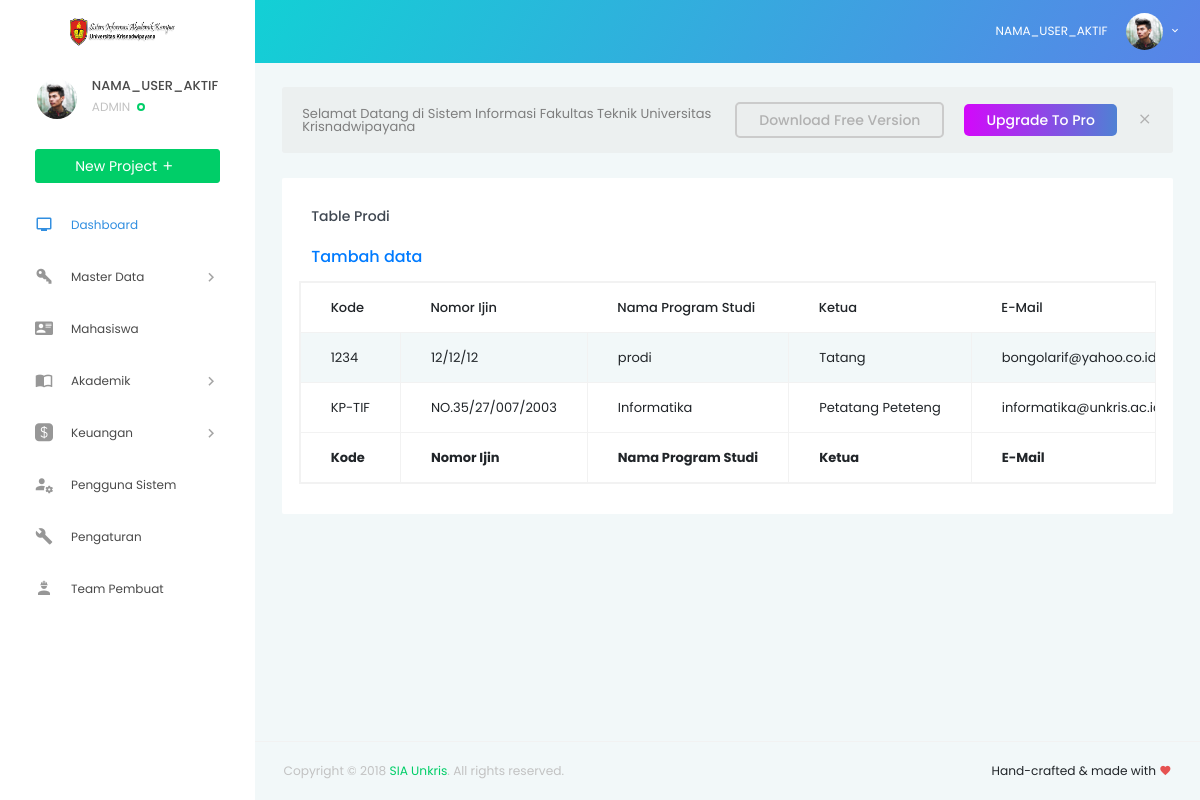
The app's page /prodi/index.php, older data.
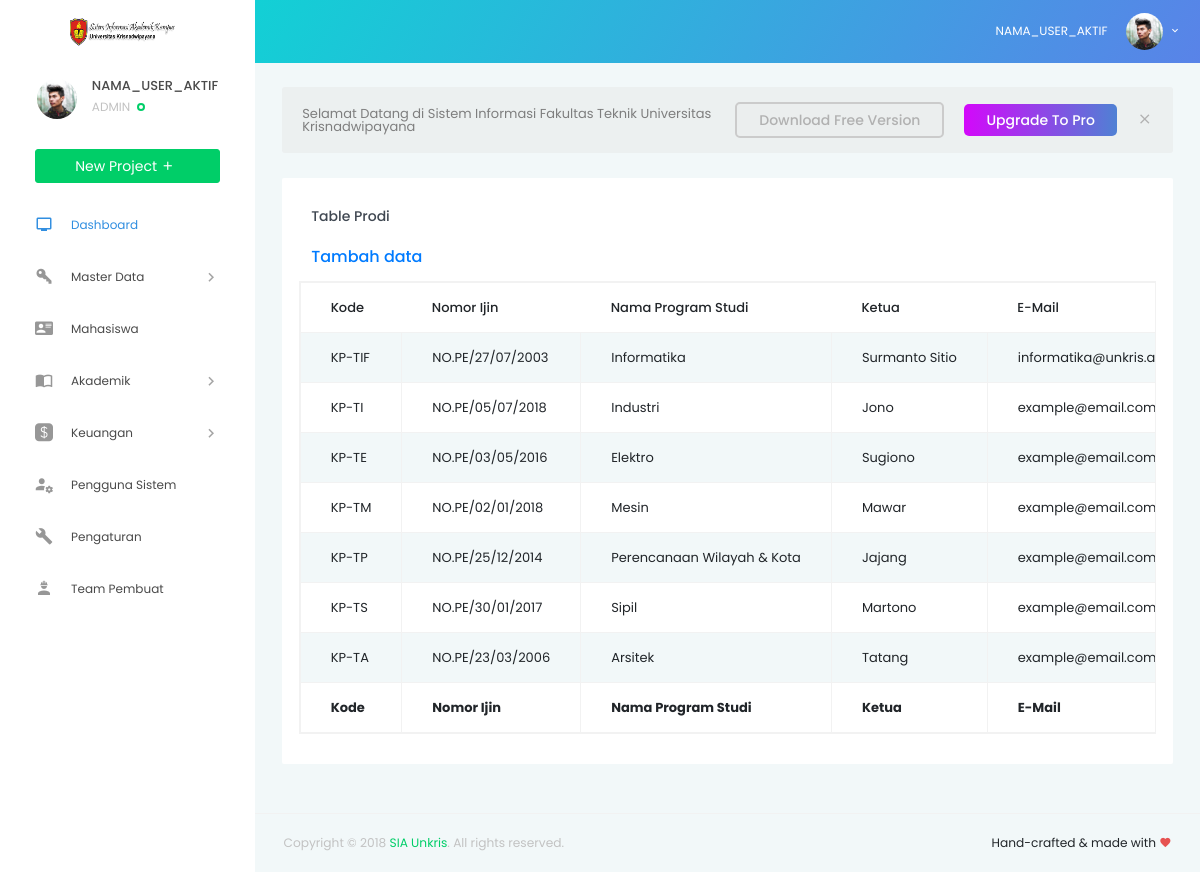
The same page, newer data.
### tables this page shows
CREATE TABLE `data_prodi` (
  `kode` varchar(100) NOT NULL,
  `no_ijin` varchar(100) NOT NULL,
  `nama_prodi` varchar(100) NOT NULL,
  `ketua_prodi` varchar(100) NOT NULL,
  `email` varchar(100) NOT NULL,
  `status` varchar(100) NOT NULL
);

### prodi/index.php (the view, shortened to what this page needs)
<!DOCTYPE html>
<html lang="en">
<?php require "../koneksi.php"; ?>
<head>
  <link rel="stylesheet" href="../vendors/iconfonts/mdi/css/materialdesignicons.min.css">
  <link rel="stylesheet" href="../vendors/css/vendor.bundle.base.css">
  <link rel="stylesheet" href="../vendors/css/vendor.bundle.addons.css">
  <link rel="stylesheet" href="../public/css/style.css">
</head>
<body>
  <div class="container-scroller">
      <?php require "../partials/_navbar.php"; ?>
    <div class="container-fluid page-body-wrapper">
      <?php require "../partials/_sidebar.php"; ?>
      <div class="main-panel">
        <div class="content-wrapper">
          <div class="row purchace-popup">
            <div class="col-12">
              <span class="d-block d-md-flex align-items-center">
                <p>Selamat Datang di Sistem Informasi Fakultas Teknik Universitas Krisnadwipayana</p>
                <a class="btn ml-auto download-button d-none d-md-block" href="https://github.com/BootstrapDash/StarAdmin-Free-Bootstrap-Admin-Template" target="_blank">Download Free Version</a>
                <a class="btn purchase-button mt-4 mt-md-0" href="https://www.bootstrapdash.com/product/star-admin-pro/" target="_blank">Upgrade To Pro</a>
                <i class="mdi mdi-close popup-dismiss d-none d-md-block"></i>
              </span>
            </div>
          </div>
          <div class="row">
        <div class="col-lg-12 grid-margin stretch-card">
          <div class="card">
            <div class="card-body">
              <h4 class="card-title">Table Prodi</h4>
              <h5 class="card-description">
                <a href="input.php">Tambah data</a>
              </h5>
				  <div class="m-form m-form--label-align-right m--margin-top-20 m--margin-bottom-30">
          <div class="row">
          <?php
          $sql = 'SELECT kode, no_ijin, nama_prodi, ketua_prodi, email, status FROM data_prodi';
          $query = mysqli_query($conn, $sql);
          echo '<table id="example" class="table table-striped table-bordered table-responsive" style="width:100%">
            <thead>
            <tr>
                <th>Kode</th>
                <th>Nomor Ijin</th>
                <th>Nama Program Studi</th>
                <th>Ketua</th>
                <th>E-Mail</th>
                <th>Status</th>
                <th>Action</th>
            </tr>
            </thead>
                <tbody>';
                      while ($row = mysqli_fetch_array($query)) {
                        echo "<tr>";
                        echo "<td>".$row['kode']."</td>";
                        echo "<td>".$row['no_ijin']."</td>";
                        echo "<td>".$row['nama_prodi']."</td>";
                        echo "<td>".$row['ketua_prodi']."</td>";
                        echo "<td>".$row['email']."</td>";
                        echo "<td align='center'><a href='form-edit.php?kode=$row[kode]'>Edit</a> | <a href='delete.php?kode=$row[kode]'>Delete</a></td></tr>";
                      }
                      echo '
              </tbody>
              <tfoot>
                <tr>
                <th>Kode</th>
                <th>Nomor Ijin</th>
                <th>Nama Program Studi</th>
                <th>Ketua</th>
                <th>E-Mail</th>
                <th>Status</th>
                <th>Action</th>
                </tr>
            </tfoot>
            </table>';
                      ?>
                  </div>
                  </div>
                </div>
              </div>
            </div>
        </div>
        </div>
        <?php require "../partials/_fotter.php"; ?>
      </div>
    </div>
  </div>
</body>
</html>

### partials/_navbar.php (shortened to what this page needs)
<nav class="navbar default-layout col-lg-12 col-12 p-0 fixed-top d-flex flex-row">
      <div class="text-center navbar-brand-wrapper d-flex align-items-top justify-content-center">
        <a class="navbar-brand brand-logo" href="index.html">
          <img src="../public/images/logo.png" alt="logo" height="100px" />
        </a>
      </div>
      <div class="navbar-menu-wrapper d-flex align-items-center">
        <ul class="navbar-nav navbar-nav-left header-links d-none d-md-flex">
        </ul>
        <ul class="navbar-nav navbar-nav-right">
          <li class="nav-item dropdown d-none d-xl-inline-block">
            <a class="nav-link dropdown-toggle" id="UserDropdown" href="#" data-toggle="dropdown" aria-expanded="false">
              <span class="profile-text">NAMA_USER_AKTIF</span>
              <img class="img-xs rounded-circle" src="../public/images/faces/face1.jpg" alt="Profile image">
            </a>
          </li>
        </ul>
      </div>
    </nav>

### partials/_sidebar.php (shortened to what this page needs)
<nav class="sidebar sidebar-offcanvas" id="sidebar">
        <ul class="nav">
          <li class="nav-item nav-profile">
            <div class="nav-link">
              <div class="user-wrapper">
                <div class="profile-image">
                  <img src="../public/images/faces/face1.jpg" alt="profile image">
                </div>
                <div class="text-wrapper">
                  <p class="profile-name">NAMA_USER_AKTIF</p>
                  <div>
                    <small class="designation text-muted">ADMIN</small>
                    <span class="status-indicator online"></span>
                  </div>
                </div>
              </div>
              <button class="btn btn-success btn-block">New Project
                <i class="mdi mdi-plus"></i>
              </button>
            </div>
          </li>
          <li class="nav-item <?php if ($page == "dashboard") echo "active"; ?>" >
            <a class="nav-link" href="../dashboard/index.php">
              <i class="menu-icon mdi mdi-television"></i>
              <span class="menu-title">Dashboard</span>
            </a>
          </li>
          <li class="nav-item">
            <a class="nav-link" data-toggle="collapse" href="#ui-master" aria-expanded="false" aria-controls="ui-master">
              <i class="menu-icon mdi mdi-key-variant"></i>
              <span class="menu-title">Master Data</span>
              <i class="menu-arrow"></i>
            </a>
          </li>
          <li class="nav-item <?php if ($page == "mahasiswa") echo "active"; ?>">
            <a class="nav-link" href="../mahasiswa">
              <i class="menu-icon mdi mdi-account-card-details"></i>
              <span class="menu-title">Mahasiswa</span>
            </a>
          </li>
          <li class="nav-item">
            <a class="nav-link" data-toggle="collapse" href="#ui-akademik" aria-expanded="false" aria-controls="ui-akademik">
              <i class="menu-icon mdi mdi-book-open-variant"></i>
              <span class="menu-title">Akademik</span>
              <i class="menu-arrow"></i>
            </a>
          </li>
          <li class="nav-item">
            <a class="nav-link" data-toggle="collapse" href="#ui-keuangan" aria-expanded="false" aria-controls="ui-keuangan">
              <i class="menu-icon mdi mdi-square-inc-cash"></i>
              <span class="menu-title">Keuangan</span>
              <i class="menu-arrow"></i>
            </a>
          <li class="nav-item <?php if ($page == "penggunasistem") echo "active"; ?>">
            <a class="nav-link" href="#">
              <i class="menu-icon mdi mdi-account-settings-variant"></i>
              <span class="menu-title">Pengguna Sistem</span>
            </a>
          </li>
          <li class="nav-item <?php if ($page == "pengaturan") echo "active"; ?>">
            <a class="nav-link" href="#">
              <i class="menu-icon mdi mdi-wrench"></i>
              <span class="menu-title">Pengaturan</span>
            </a>
          </li>
          <li class="nav-item <?php if ($page == "team") echo "active"; ?>">
            <a class="nav-link" href="#">
              <i class="menu-icon mdi mdi-worker"></i>
              <span class="menu-title">Team Pembuat</span>
            </a>
          </li>
        </ul>
      </nav>

### partials/_fotter.php
<footer class="footer">
          <div class="container-fluid clearfix">
            <span class="text-muted d-block text-center text-sm-left d-sm-inline-block">Copyright © 2018
              <a href="https://localhost/siaunkris/" target="_blank">SIA Unkris</a>. All rights reserved.</span>
            <span class="float-none float-sm-right d-block mt-1 mt-sm-0 text-center">Hand-crafted & made with
              <i class="mdi mdi-heart text-danger"></i>
            </span>
          </div>
        </footer>

### prodi/index.php (style rules this page uses)
table { width:100%; }

Row changes from the older to the newer data that the page shows:
removed data_prodi: kode "1234", no_ijin "12/12/12", nama_prodi "prodi", ketua_prodi "Tatang", email "bongolarif@yahoo.co.id"
changed data_prodi "KP-TIF": no_ijin "NO.35/27/007/2003" → "NO.PE/27/07/2003"; ketua_prodi "Petatang Peteteng" → "Surmanto Sitio"
added data_prodi: kode "KP-TI", no_ijin "NO.PE/05/07/2018", nama_prodi "Industri", ketua_prodi "Jono", email "example@email.com"
added data_prodi: kode "KP-TE", no_ijin "NO.PE/03/05/2016", nama_prodi "Elektro", ketua_prodi "Sugiono", email "example@email.com"
added data_prodi: kode "KP-TM", no_ijin "NO.PE/02/01/2018", nama_prodi "Mesin", ketua_prodi "Mawar", email "example@email.com"
added data_prodi: kode "KP-TP", no_ijin "NO.PE/25/12/2014", nama_prodi "Perencanaan Wilayah & Kota", ketua_prodi "Jajang", email "example@email.com"
added data_prodi: kode "KP-TS", no_ijin "NO.PE/30/01/2017", nama_prodi "Sipil", ketua_prodi "Martono", email "example@email.com"
added data_prodi: kode "KP-TA", no_ijin "NO.PE/23/03/2006", nama_prodi "Arsitek", ketua_prodi "Tatang", email "example@email.com"
